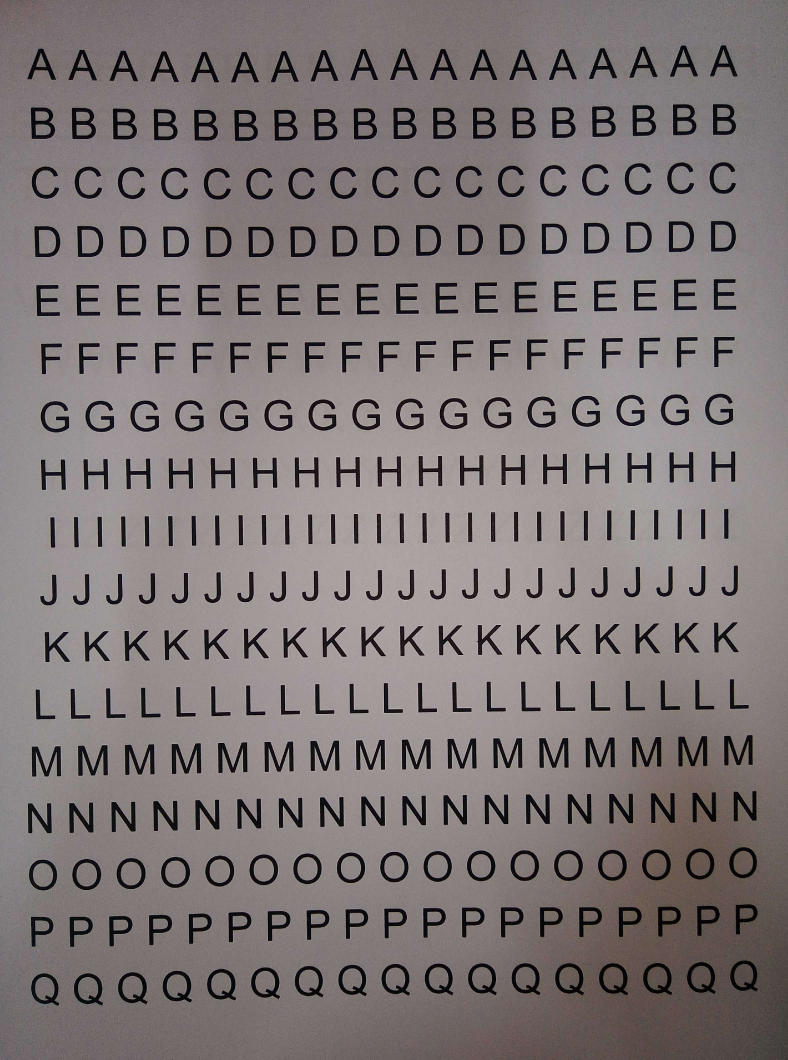
#> input picture assets/img/test/set-1.jpg, 2364 x 3180 px (shown at 1/3 size)
$ python -i __init__.py   (imports and definitions only)
#> lines starting #> are read from the running program, lines starting #| are printed output that depends on the picture; after the words box and inside, x2 and y2 are one past the last pixel; in counts of white or black regions, pixels touching at a corner belong together
# __init__.py
#
# Copyright(c) Exequiel Ceasar Navarrete <esnavarrete1@up.edu.ph>
# Licensed under MIT
# Version 1.0.0-alpha1

import cv2
import numpy as np

def create_binary_image(im):
  # create a copy of the image
  im = im.copy()

  # apply some bilateralFilter to remove unwanted noise
  filtered = cv2.bilateralFilter(im, 15, 75, 75)

  # then after applying some filtering, perform thresholding
  thresh = cv2.adaptiveThreshold(filtered, 255, cv2.ADAPTIVE_THRESH_GAUSSIAN_C, cv2.THRESH_BINARY_INV, 11, 2)
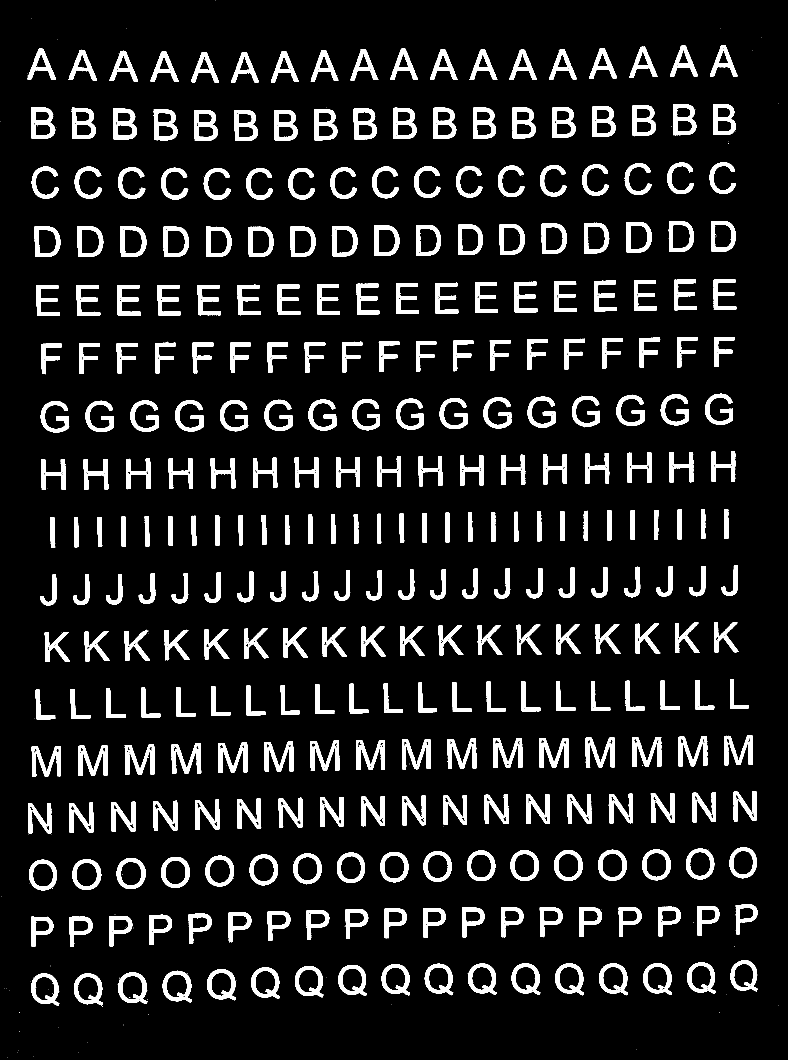
#> thresh: shape (3180, 2364) (shown at 1/3 size); 10.4% white; 519 white regions (201 under 20 px), largest, box (x1, y1, x2, y2) and area: (234, 2236, 323, 2328) 3764, (1896, 2211, 1984, 2301) 3710, (654, 2227, 742, 2319) 3709

  # apply some morphological operation (opening and closing) to remove noises from in and out of the characters
  kernel_open = cv2.getStructuringElement(cv2.MORPH_CROSS, (3, 3))
  morphed = cv2.morphologyEx(thresh, cv2.MORPH_OPEN, kernel_open)
#> morphed: shape (3180, 2364); 10.3% white; 334 white regions (15 under 20 px), largest, box (x1, y1, x2, y2) and area: (234, 2236, 323, 2328) 3720, (1896, 2211, 1984, 2301) 3668, (654, 2227, 742, 2319) 3664

  kernel_close = np.ones((5, 5), np.uint8)
  morphed = cv2.morphologyEx(morphed, cv2.MORPH_CLOSE, kernel_close)
#> morphed: shape (3180, 2364); 10.6% white; 318 white regions, largest, box (x1, y1, x2, y2) and area: (234, 2236, 323, 2328) 3961, (654, 2227, 742, 2319) 3899, (1896, 2211, 1984, 2301) 3882

  return morphed

>>> import cv2
>>> picture = cv2.imread('../../assets/img/test/set-1.jpg', cv2.IMREAD_GRAYSCALE)
>>> result = create_binary_image(picture)

$ run again, on assets/img/test/set-2.jpg
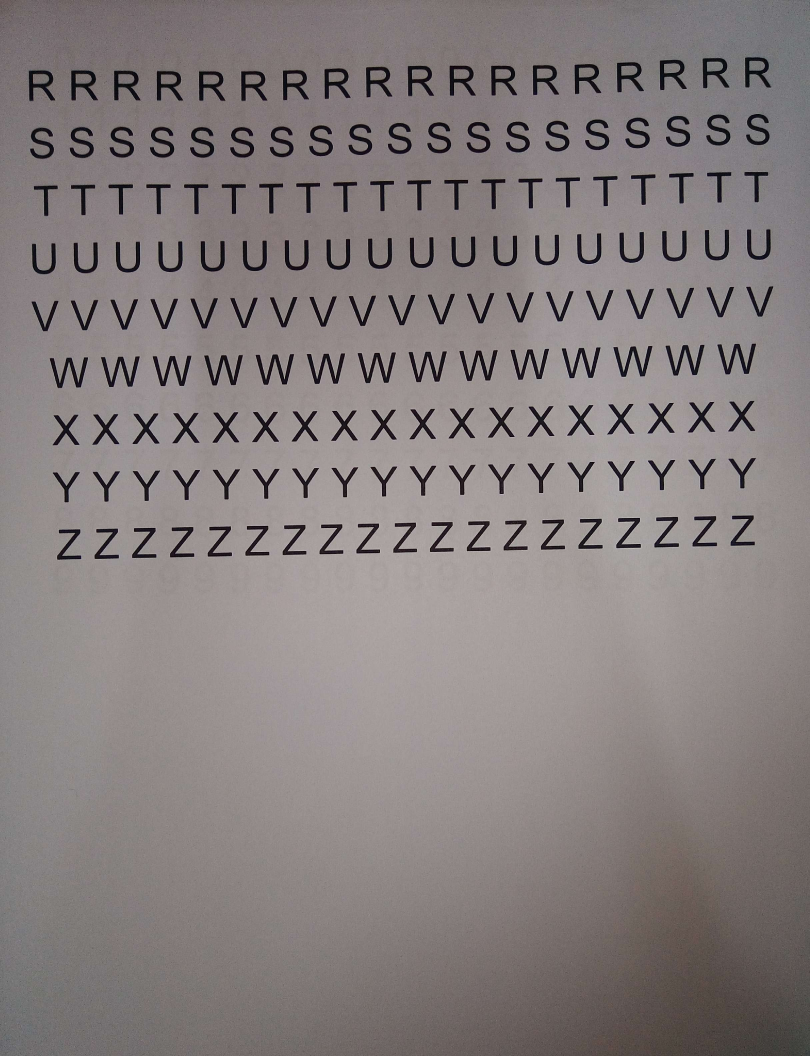
#> input picture assets/img/test/set-2.jpg, 2428 x 3168 px (shown at 1/3 size)
#> in create_binary_image, `thresh = cv2.adaptiveThreshold(filtered, 255, cv2.ADAPTIVE_THRESH_GAUS..`:
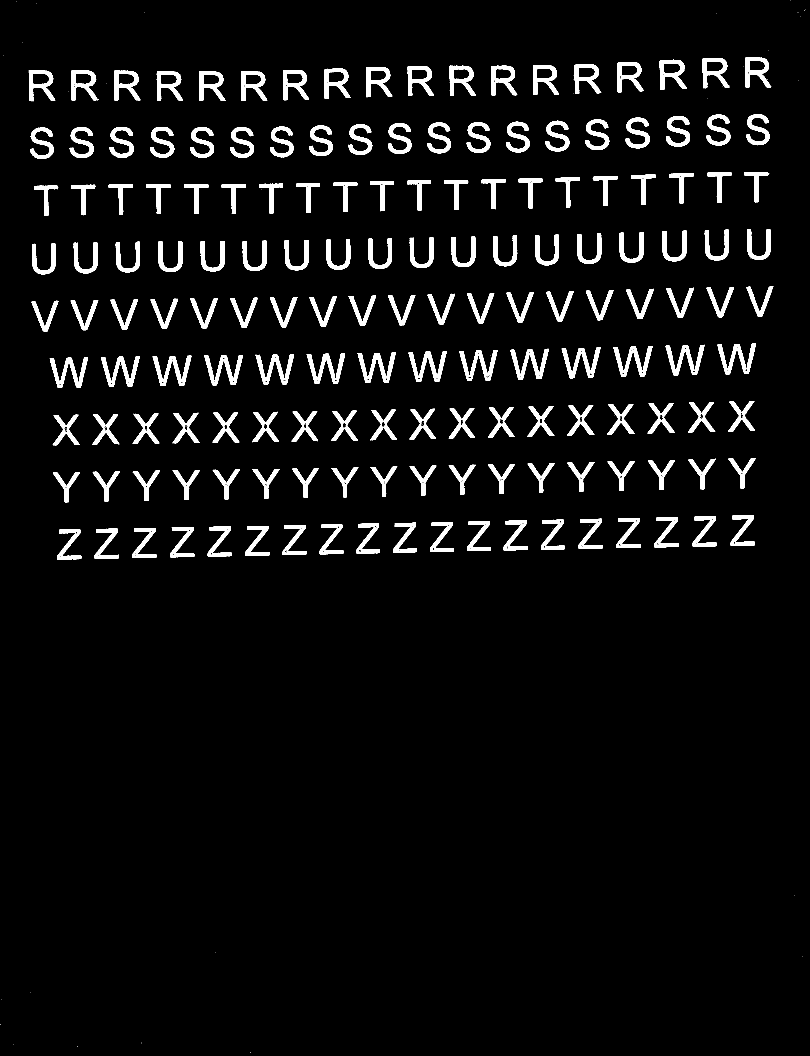
#> thresh: shape (3168, 2428) (shown at 1/3 size); 5.1% white; 280 white regions (117 under 20 px), largest, box (x1, y1, x2, y2) and area: (613, 1066, 728, 1156) 3669, (458, 1067, 574, 1158) 3661, (303, 1069, 419, 1161) 3650

$ run again, on assets/img/test/set-3.jpg
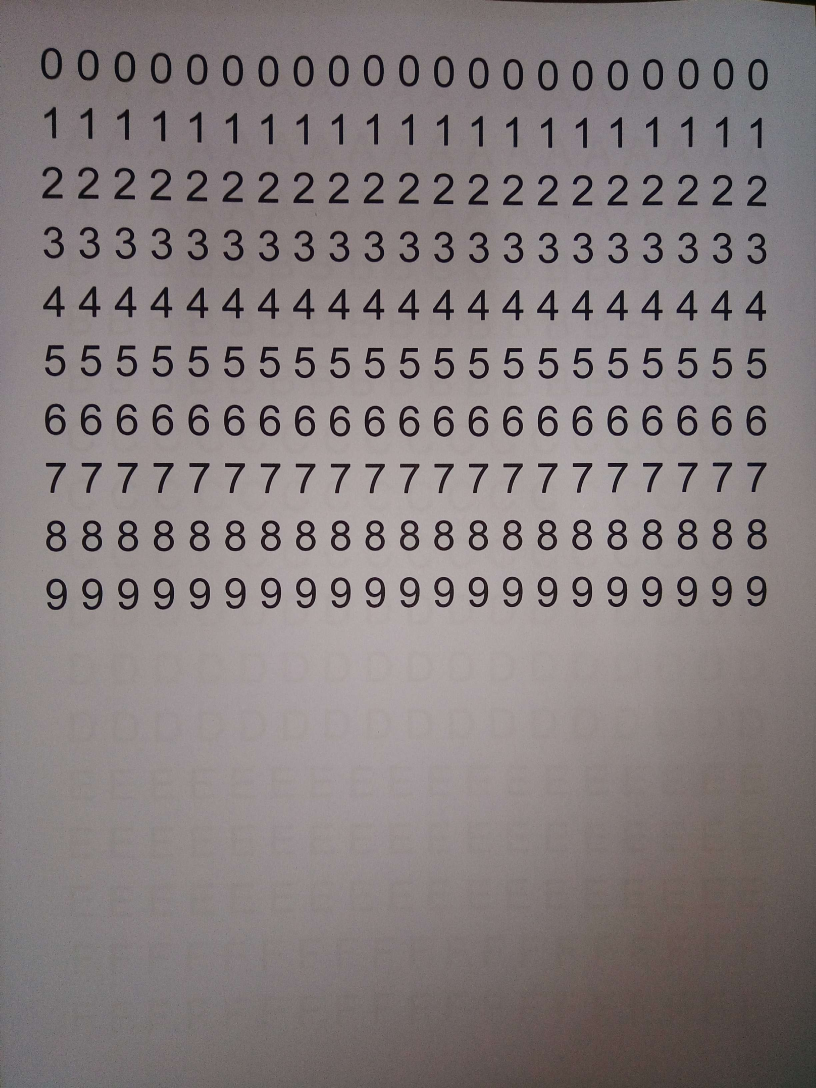
#> input picture assets/img/test/set-3.jpg, 2448 x 3264 px (shown at 1/3 size)
#> in create_binary_image, `thresh = cv2.adaptiveThreshold(filtered, 255, cv2.ADAPTIVE_THRESH_GAUS..`:
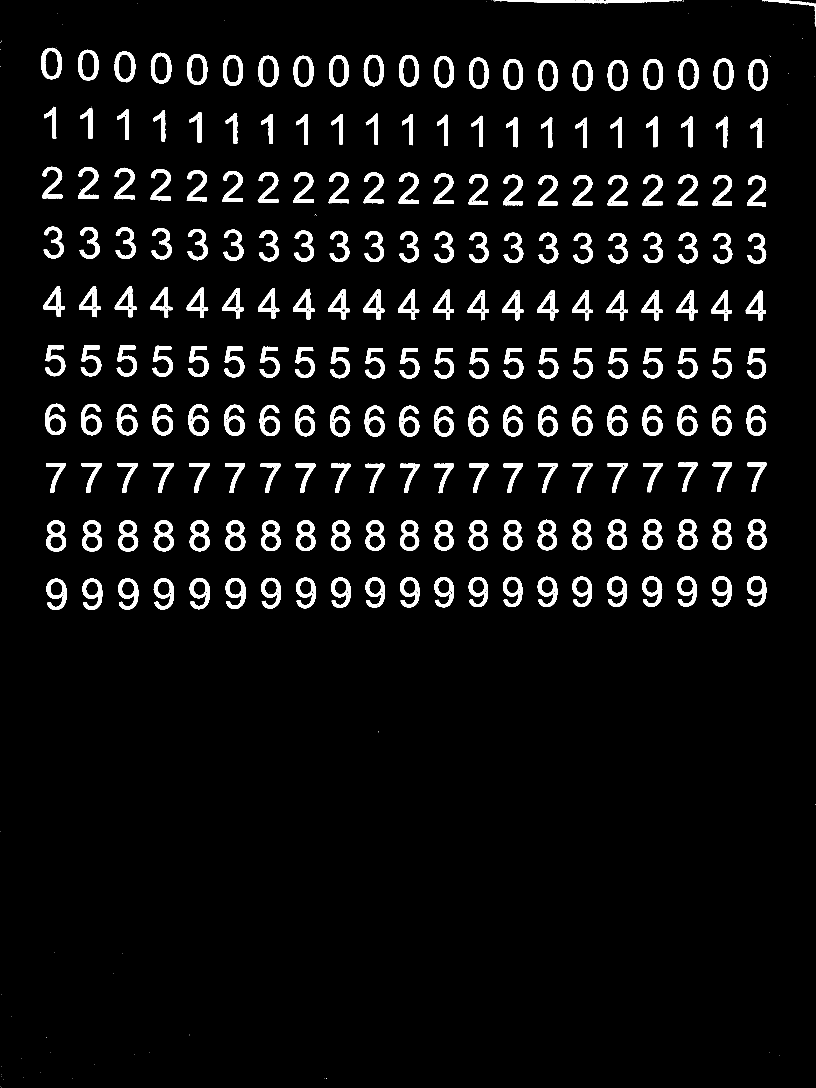
#> thresh: shape (3264, 2448) (shown at 1/3 size); 5.5% white; 355 white regions (142 under 20 px), largest, box (x1, y1, x2, y2) and area: (1501, 0, 2046, 10) 3140, (354, 1562, 415, 1654) 2577, (139, 1562, 198, 1655) 2574
